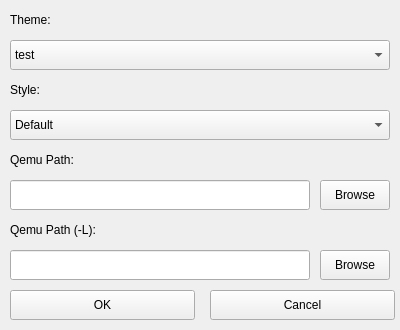
<?xml version="1.0" encoding="UTF-8"?>
<ui version="4.0">
 <class>MainWindow</class>
 <widget class="QMainWindow" name="MainWindow">
  <property name="geometry">
   <rect>
    <x>0</x>
    <y>0</y>
    <width>400</width>
    <height>330</height>
   </rect>
  </property>
  <property name="minimumSize">
   <size>
    <width>400</width>
    <height>330</height>
   </size>
  </property>
  <property name="maximumSize">
   <size>
    <width>400</width>
    <height>330</height>
   </size>
  </property>
  <property name="windowTitle">
   <string>QemuBox Settings</string>
  </property>
  <property name="windowIcon">
   <iconset>
    <normaloff>../assets/favicon.png</normaloff>../assets/favicon.png</iconset>
  </property>
  <widget class="QWidget" name="centralwidget">
   <widget class="QPushButton" name="applyButton">
    <property name="geometry">
     <rect>
      <x>10</x>
      <y>290</y>
      <width>185</width>
      <height>30</height>
     </rect>
    </property>
    <property name="text">
     <string>OK</string>
    </property>
   </widget>
   <widget class="QPushButton" name="cancelButton">
    <property name="geometry">
     <rect>
      <x>210</x>
      <y>290</y>
      <width>185</width>
      <height>30</height>
     </rect>
    </property>
    <property name="text">
     <string>Cancel</string>
    </property>
   </widget>
   <widget class="QLabel" name="themeLabel">
    <property name="geometry">
     <rect>
      <x>10</x>
      <y>10</y>
      <width>380</width>
      <height>20</height>
     </rect>
    </property>
    <property name="text">
     <string>Theme:</string>
    </property>
   </widget>
   <widget class="QComboBox" name="themeBox">
    <property name="geometry">
     <rect>
      <x>10</x>
      <y>40</y>
      <width>380</width>
      <height>30</height>
     </rect>
    </property>
    <item>
     <property name="text">
      <string>test</string>
     </property>
    </item>
   </widget>
   <widget class="QLabel" name="styleLabel">
    <property name="geometry">
     <rect>
      <x>10</x>
      <y>80</y>
      <width>380</width>
      <height>20</height>
     </rect>
    </property>
    <property name="text">
     <string>Style:</string>
    </property>
   </widget>
   <widget class="QComboBox" name="styleBox">
    <property name="geometry">
     <rect>
      <x>10</x>
      <y>110</y>
      <width>380</width>
      <height>30</height>
     </rect>
    </property>
    <property name="editable">
     <bool>false</bool>
    </property>
    <item>
     <property name="text">
      <string>Default</string>
     </property>
    </item>
    <item>
     <property name="text">
      <string>Windows</string>
     </property>
    </item>
    <item>
     <property name="text">
      <string>Windowsvista</string>
     </property>
    </item>
    <item>
     <property name="text">
      <string>Fusion</string>
     </property>
    </item>
   </widget>
   <widget class="QLabel" name="qpathLabel">
    <property name="geometry">
     <rect>
      <x>10</x>
      <y>150</y>
      <width>380</width>
      <height>20</height>
     </rect>
    </property>
    <property name="text">
     <string>Qemu Path:</string>
    </property>
   </widget>
   <widget class="QLineEdit" name="qpathEdit">
    <property name="geometry">
     <rect>
      <x>10</x>
      <y>180</y>
      <width>300</width>
      <height>30</height>
     </rect>
    </property>
   </widget>
   <widget class="QLineEdit" name="lpathEdit">
    <property name="geometry">
     <rect>
      <x>10</x>
      <y>250</y>
      <width>300</width>
      <height>30</height>
     </rect>
    </property>
   </widget>
   <widget class="QLabel" name="lpathLabel">
    <property name="geometry">
     <rect>
      <x>10</x>
      <y>220</y>
      <width>380</width>
      <height>20</height>
     </rect>
    </property>
    <property name="text">
     <string>Qemu Path (-L):</string>
    </property>
   </widget>
   <widget class="QPushButton" name="qpathButton">
    <property name="geometry">
     <rect>
      <x>320</x>
      <y>180</y>
      <width>70</width>
      <height>30</height>
     </rect>
    </property>
    <property name="text">
     <string>Browse</string>
    </property>
   </widget>
   <widget class="QPushButton" name="lpathButton">
    <property name="geometry">
     <rect>
      <x>320</x>
      <y>250</y>
      <width>70</width>
      <height>30</height>
     </rect>
    </property>
    <property name="text">
     <string>Browse</string>
    </property>
   </widget>
  </widget>
 </widget>
 <resources/>
 <connections/>
</ui>
